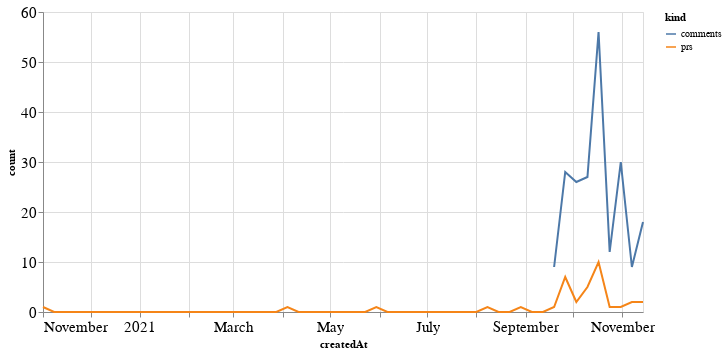

Notebook code for this chart:
### Code cell
alt.Chart(total_time, width=600).mark_line().encode(
    x='createdAt',
    y='count',
    color='kind'
)

### Figure 1 — Vega-Lite specification as saved in the notebook (floating-point values rounded to 4 significant figures)
{"config": {"axisLeft": {"labelFontSize": 15}, "axisBottom": {"labelFontSize": 15}}, "data": {"name": "data-e7becbd3b56d4000414a951b2a283b53"}, "mark": "line", "encoding": {"color": {"type": "nominal", "field": "kind"}, "x": {"type": "temporal", "field": "createdAt"}, "y": {"type": "quantitative", "field": "count"}}, "width": 600, "$schema": "https://vega.github.io/schema/vega-lite/v4.8.1.json", "datasets": {"data-e7becbd3b56d4000414a951b2a283b53": [{"createdAt": "2020-11-01T00:00:00", "kind": "prs", "count": 1.0}, {"createdAt": "2020-11-08T00:00:00", "kind": "prs", "count": 0.0}, {"createdAt": "2020-11-15T00:00:00", "kind": "prs", "count": 0.0}, {"createdAt": "2020-11-22T00:00:00", "kind": "prs", "count": 0.0}, {"createdAt": "2020-11-29T00:00:00", "kind": "prs", "count": 0.0}, {"createdAt": "2020-12-06T00:00:00", "kind": "prs", "count": 0.0}, {"createdAt": "2020-12-13T00:00:00", "kind": "prs", "count": 0.0}, {"createdAt": "2020-12-20T00:00:00", "kind": "prs", "count": 0.0}, {"createdAt": "2020-12-27T00:00:00", "kind": "prs", "count": 0.0}, {"createdAt": "2021-01-03T00:00:00", "kind": "prs", "count": 0.0}, {"createdAt": "2021-01-10T00:00:00", "kind": "prs", "count": 0.0}, {"createdAt": "2021-01-17T00:00:00", "kind": "prs", "count": 0.0}, {"createdAt": "2021-01-24T00:00:00", "kind": "prs", "count": 0.0}, {"createdAt": "2021-01-31T00:00:00", "kind": "prs", "count": 0.0}, {"createdAt": "2021-02-07T00:00:00", "kind": "prs", "count": 0.0}, {"createdAt": "2021-02-14T00:00:00", "kind": "prs", "count": 0.0}, {"createdAt": "2021-02-21T00:00:00", "kind": "prs", "count": 0.0}, {"createdAt": "2021-02-28T00:00:00", "kind": "prs", "count": 0.0}, {"createdAt": "2021-03-07T00:00:00", "kind": "prs", "count": 0.0}, {"createdAt": "2021-03-14T00:00:00", "kind": "prs", "count": 0.0}, {"createdAt": "2021-03-21T00:00:00", "kind": "prs", "count": 0.0}, {"createdAt": "2021-03-28T00:00:00", "kind": "prs", "count": 0.0}, {"createdAt": "2021-04-04T00:00:00", "kind": "prs", "count": 1.0}, {"createdAt": "2021-04-11T00:00:00", "kind": "prs", "count": 0.0}, {"createdAt": "2021-04-18T00:00:00", "kind": "prs", "count": 0.0}, {"createdAt": "2021-04-25T00:00:00", "kind": "prs", "count": 0.0}, {"createdAt": "2021-05-02T00:00:00", "kind": "prs", "count": 0.0}, {"createdAt": "2021-05-09T00:00:00", "kind": "prs", "count": 0.0}, {"createdAt": "2021-05-16T00:00:00", "kind": "prs", "count": 0.0}, {"createdAt": "2021-05-23T00:00:00", "kind": "prs", "count": 0.0}, {"createdAt": "2021-05-30T00:00:00", "kind": "prs", "count": 1.0}, {"createdAt": "2021-06-06T00:00:00", "kind": "prs", "count": 0.0}, {"createdAt": "2021-06-13T00:00:00", "kind": "prs", "count": 0.0}, {"createdAt": "2021-06-20T00:00:00", "kind": "prs", "count": 0.0}, {"createdAt": "2021-06-27T00:00:00", "kind": "prs", "count": 0.0}, {"createdAt": "2021-07-04T00:00:00", "kind": "prs", "count": 0.0}, {"createdAt": "2021-07-11T00:00:00", "kind": "prs", "count": 0.0}, {"createdAt": "2021-07-18T00:00:00", "kind": "prs", "count": 0.0}, {"createdAt": "2021-07-25T00:00:00", "kind": "prs", "count": 0.0}, {"createdAt": "2021-08-01T00:00:00", "kind": "prs", "count": 0.0}, {"createdAt": "2021-08-08T00:00:00", "kind": "prs", "count": 1.0}, {"createdAt": "2021-08-15T00:00:00", "kind": "prs", "count": 0.0}, {"createdAt": "2021-08-22T00:00:00", "kind": "prs", "count": 0.0}, {"createdAt": "2021-08-29T00:00:00", "kind": "prs", "count": 1.0}, {"createdAt": "2021-09-05T00:00:00", "kind": "prs", "count": 0.0}, {"createdAt": "2021-09-12T00:00:00", "kind": "prs", "count": 0.0}, {"createdAt": "2021-09-19T00:00:00", "kind": "prs", "count": 1.0}, {"createdAt": "2021-09-26T00:00:00", "kind": "prs", "count": 7.0}, {"createdAt": "2021-10-03T00:00:00", "kind": "prs", "count": 2.0}, {"createdAt": "2021-10-10T00:00:00", "kind": "prs", "count": 5.0}, {"createdAt": "2021-10-17T00:00:00", "kind": "prs", "count": 10.0}, {"createdAt": "2021-10-24T00:00:00", "kind": "prs", "count": 1.0}, {"createdAt": "2021-10-31T00:00:00", "kind": "prs", "count": 1.0}, {"createdAt": "2021-11-07T00:00:00", "kind": "prs", "count": 2.0}, {"createdAt": "2021-11-14T00:00:00", "kind": "prs", "count": 2.0}, {"createdAt": "2020-11-01T00:00:00", "kind": "comments", "count": null}, {"createdAt": "2020-11-08T00:00:00", "kind": "comments", "count": null}, {"createdAt": "2020-11-15T00:00:00", "kind": "comments", "count": null}, {"createdAt": "2020-11-22T00:00:00", "kind": "comments", "count": null}, {"createdAt": "2020-11-29T00:00:00", "kind": "comments", "count": null}, {"createdAt": "2020-12-06T00:00:00", "kind": "comments", "count": null}, {"createdAt": "2020-12-13T00:00:00", "kind": "comments", "count": null}, {"createdAt": "2020-12-20T00:00:00", "kind": "comments", "count": null}, {"createdAt": "2020-12-27T00:00:00", "kind": "comments", "count": null}, {"createdAt": "2021-01-03T00:00:00", "kind": "comments", "count": null}, {"createdAt": "2021-01-10T00:00:00", "kind": "comments", "count": null}, {"createdAt": "2021-01-17T00:00:00", "kind": "comments", "count": null}, {"createdAt": "2021-01-24T00:00:00", "kind": "comments", "count": null}, {"createdAt": "2021-01-31T00:00:00", "kind": "comments", "count": null}, {"createdAt": "2021-02-07T00:00:00", "kind": "comments", "count": null}, {"createdAt": "2021-02-14T00:00:00", "kind": "comments", "count": null}, {"createdAt": "2021-02-21T00:00:00", "kind": "comments", "count": null}, {"createdAt": "2021-02-28T00:00:00", "kind": "comments", "count": null}, {"createdAt": "2021-03-07T00:00:00", "kind": "comments", "count": null}, {"createdAt": "2021-03-14T00:00:00", "kind": "comments", "count": null}, {"createdAt": "2021-03-21T00:00:00", "kind": "comments", "count": null}, {"createdAt": "2021-03-28T00:00:00", "kind": "comments", "count": null}, {"createdAt": "2021-04-04T00:00:00", "kind": "comments", "count": null}, {"createdAt": "2021-04-11T00:00:00", "kind": "comments", "count": null}, {"createdAt": "2021-04-18T00:00:00", "kind": "comments", "count": null}, {"createdAt": "2021-04-25T00:00:00", "kind": "comments", "count": null}, {"createdAt": "2021-05-02T00:00:00", "kind": "comments", "count": null}, {"createdAt": "2021-05-09T00:00:00", "kind": "comments", "count": null}, {"createdAt": "2021-05-16T00:00:00", "kind": "comments", "count": null}, {"createdAt": "2021-05-23T00:00:00", "kind": "comments", "count": null}, {"createdAt": "2021-05-30T00:00:00", "kind": "comments", "count": null}, {"createdAt": "2021-06-06T00:00:00", "kind": "comments", "count": null}, {"createdAt": "2021-06-13T00:00:00", "kind": "comments", "count": null}, {"createdAt": "2021-06-20T00:00:00", "kind": "comments", "count": null}, {"createdAt": "2021-06-27T00:00:00", "kind": "comments", "count": null}, {"createdAt": "2021-07-04T00:00:00", "kind": "comments", "count": null}, {"createdAt": "2021-07-11T00:00:00", "kind": "comments", "count": null}, {"createdAt": "2021-07-18T00:00:00", "kind": "comments", "count": null}, {"createdAt": "2021-07-25T00:00:00", "kind": "comments", "count": null}, {"createdAt": "2021-08-01T00:00:00", "kind": "comments", "count": null}, {"createdAt": "2021-08-08T00:00:00", "kind": "comments", "count": null}, {"createdAt": "2021-08-15T00:00:00", "kind": "comments", "count": null}, {"createdAt": "2021-08-22T00:00:00", "kind": "comments", "count": null}, {"createdAt": "2021-08-29T00:00:00", "kind": "comments", "count": null}, {"createdAt": "2021-09-05T00:00:00", "kind": "comments", "count": null}, {"createdAt": "2021-09-12T00:00:00", "kind": "comments", "count": null}, {"createdAt": "2021-09-19T00:00:00", "kind": "comments", "count": 9.0}, {"createdAt": "2021-09-26T00:00:00", "kind": "comments", "count": 28.0}, {"createdAt": "2021-10-03T00:00:00", "kind": "comments", "count": 26.0}, {"createdAt": "2021-10-10T00:00:00", "kind": "comments", "count": 27.0}, {"createdAt": "2021-10-17T00:00:00", "kind": "comments", "count": 56.0}, {"createdAt": "2021-10-24T00:00:00", "kind": "comments", "count": 12.0}, {"createdAt": "2021-10-31T00:00:00", "kind": "comments", "count": 30.0}, {"createdAt": "2021-11-07T00:00:00", "kind": "comments", "count": 9.0}, {"createdAt": "2021-11-14T00:00:00", "kind": "comments", "count": 18.0}]}}
